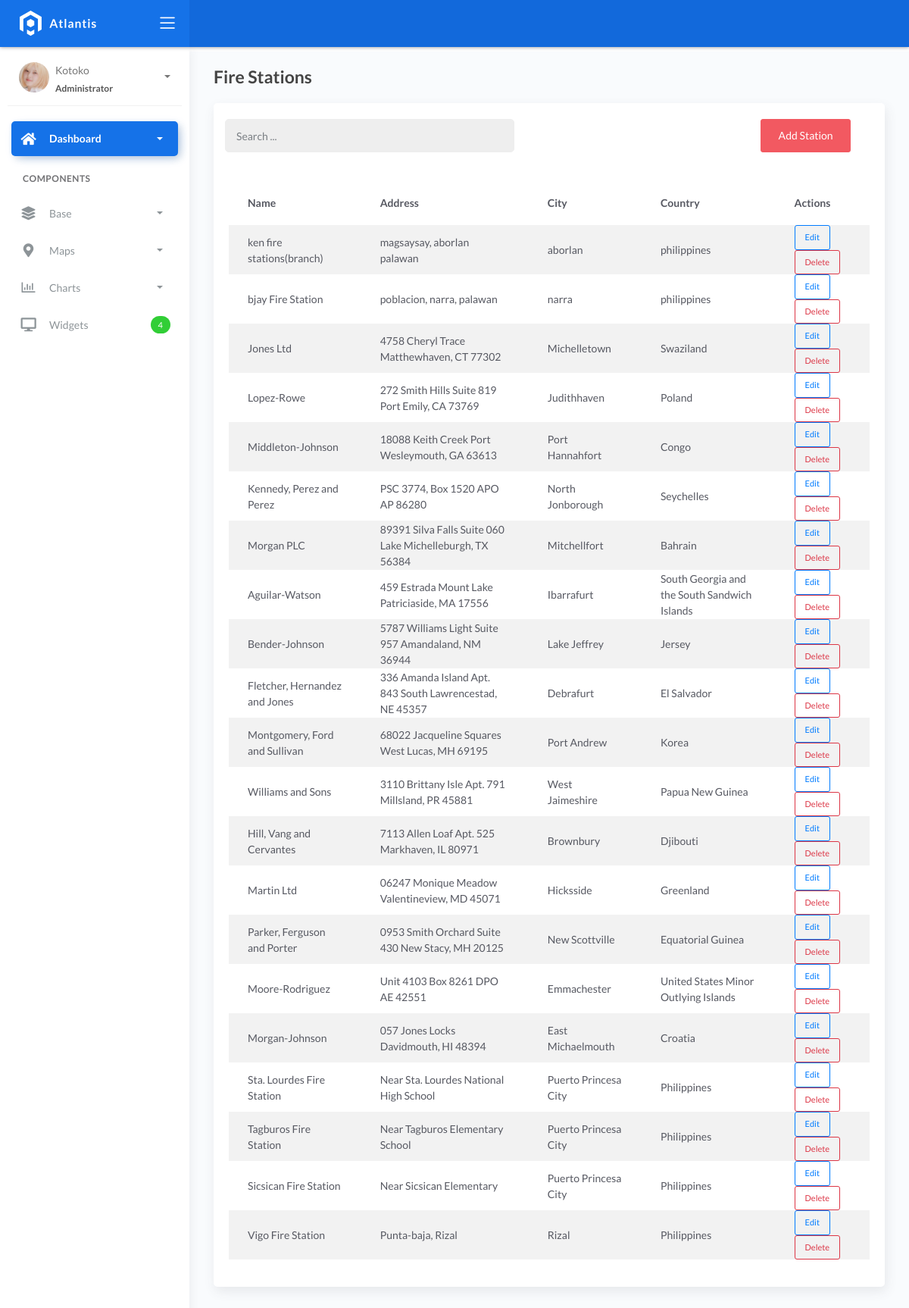
Page /stations/ on the earlier database version.
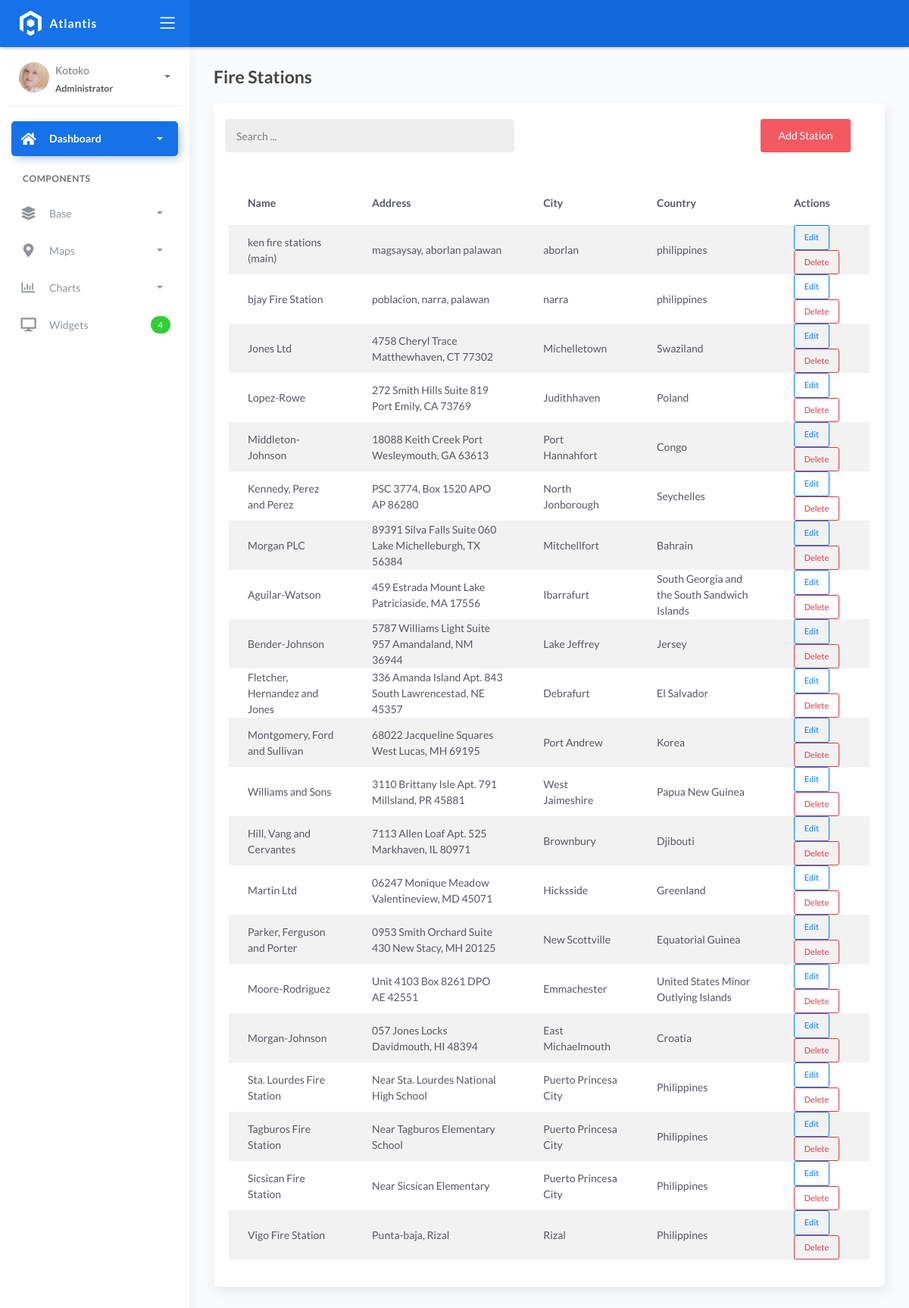
Same page on the later database version.
### fire/models.py (models this page shows)
class BaseModel(models.Model):
    created_at = models.DateTimeField(auto_now_add=True, db_index=True)
    updated_at = models.DateTimeField(auto_now=True)
    class Meta:
        abstract = True

class FireStation(BaseModel):
    name = models.CharField(max_length=150)
    latitude = models.DecimalField(
        max_digits=22, decimal_places=16, null=True, blank=True)
    longitude = models.DecimalField(
        max_digits=22, decimal_places=16, null=True, blank=True)
    address = models.CharField(max_length=150)
    city = models.CharField(max_length=150)  # can be in separate table
    country = models.CharField(max_length=150)  # can be in separate table

### fire/views.py (the view)
# urls.py: path('stations/', views.station_list, name='station-list'),
def station_list(request):
    stations = FireStation.objects.all()
    return render(request, 'stations/station_list.html', {'stations': stations})

### templates/stations/station_list.html (shortened to what this page needs)
{% extends 'base.html' %}
{% load static %}
{% block content %}
<div class="content">
  <div class="page-inner">
    <h4 class="page-title">Fire Stations</h4>
    <div class="row">
      <div class="col-md-12">
        <div class="card">
          <br />
          <div class="col-md-12 row">
            <div class="col-md-6">
              <form class="navbar-left navbar-form nav-search mr-md-3" action="{% url 'station-list' %}">
                <div class="input-group">
                  <input type="text" placeholder="Search ..." class="form-control" name="q" />
                  <div class="input-group-append">
                    <span class="input-group-text">
                    </span>
                  </div>
                </div>
              </form>
            </div>
            <div class="col-md-6">
              <div class="pull-right">
                <a href="{% url 'station-create' %}" class="btn btn-danger btn-square">Add Station</a>
              </div>
            </div>
          </div>
          <div class="card-body">
            <table class="table table-striped mt-3">
              <thead>
                <tr>
                  <th scope="col">Name</th>
                  <th scope="col">Address</th>
                  <th scope="col">City</th>
                  <th scope="col">Country</th>
                  <th scope="col">Actions</th>
                </tr>
              </thead>
              <tbody>
                {% for station in stations %}
                <tr>
                  <td>{{ station.name }}</td>
                  <td>{{ station.address }}</td>
                  <td>{{ station.city }}</td>
                  <td>{{ station.country }}</td>
                  <td>
                    <a href="{% url 'station-detail' station.pk %}" class="btn btn-sm btn-outline-primary">Edit</a>
                    <a href="{% url 'station-delete' station.pk %}" class="btn btn-sm btn-outline-danger">Delete</a>
                  </td>
                </tr>
                {% empty %}
                <tr>
                  <td colspan="7" style="text-align: center">
                    <p class="text-sm font-weight-bold mb-0">No Records Found</p>
                  </td>
                </tr>
                {% endfor %}
              </tbody>
            </table>
          </div>
        </div>
      </div>
    </div>
  </div>
</div>
{% endblock %}

Differences in the rows shown:
changed FireStation "magsaysay, aborlan palawan": name "ken fire stations(branch)" → "ken fire stations (main)"
